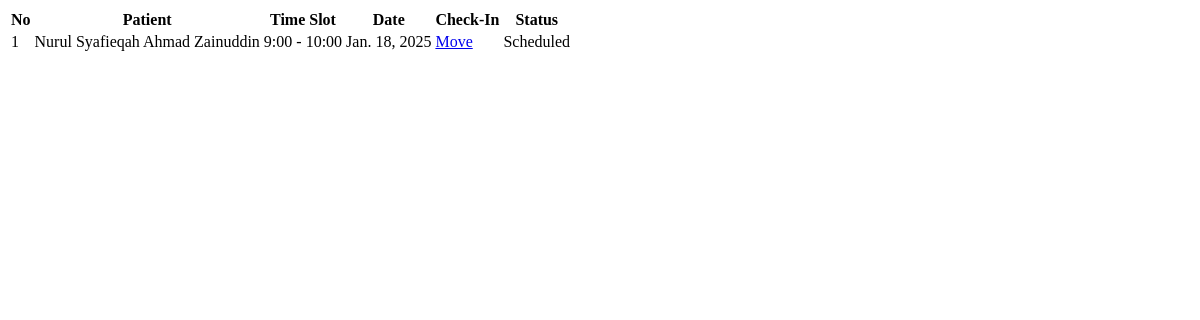
Before: /future_appointment/ (signed in) with the older database file.
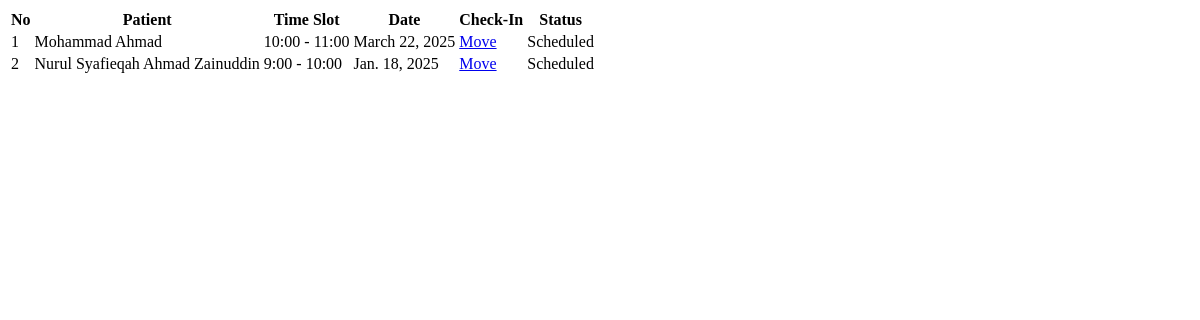
After: the same page with the newer database file.
### clinic/models.py (models this page shows, shortened)
class Appointment(models.Model):
    TIMESLOT_LIST = {
        0: "9:00 - 10:00",
        1: "10:00 - 11:00",
        2: "11:00 - 12:00",
        3: "12:00 - 01:00",
        4: "03:00 - 04:00",
        5: "04:00 - 05:00",
        6: "05:00 - 06:00",
    }
    STATUS_LISTS = {
        1: "Scheduled",
        2: "Completed",
        3: "No Show",
    }
    class Meta:
        unique_together = ["time_slot", "date"]
    patient = models.ForeignKey(Patient, on_delete=models.CASCADE)
    description = models.CharField(max_length=200)
    time_slot = models.IntegerField(choices=TIMESLOT_LIST)
    status = models.IntegerField(choices=STATUS_LISTS, default=1)
    date = models.DateField(default=date.today)

class Patient(models.Model):
    class Meta:
        permissions = [
            ("can_register", "Can register new patient"),
        ]
    title = models.IntegerField(choices=TITLE_CHOICES, default=1, blank=True, null=True)
    first_name = models.CharField(max_length=200)
    last_name = models.CharField(max_length=200)
    ic_number = models.CharField(max_length=12, unique=True)
    email = models.EmailField(max_length=100, null=True, blank=True, unique=True)
    phone_number = models.CharField(max_length=20, unique=True)
    register_date = models.DateTimeField(
        verbose_name="register_date", default=timezone.now
    )

### clinic/views.py (the view)
# urls.py: path("future_appointment/", views.future_appointment, name="future_appointment"),
@login_required
def future_appointment(request):
    today =date.today()
    future_appointment= Appointment.objects.all().exclude(date=today).order_by("-date")
    context = {
        "future_appointment": future_appointment,
    }
    return render(request, "clinic/partials/future_appointment_table.html", context)

### clinic/templates/clinic/partials/future_appointment_table.html
<table class="table table-striped">
    <thead>
        <tr class="table-secondary">
            <th scope="col">No</th>
            <th scope="col">Patient</th>
            <th scope="col">Time Slot</th>
            <th scope="col">Date</th>
            <th scope="col">Check-In</th>
            <th scope="col">Status</th>
        </tr>
    </thead>
    <tbody>
        {% for appointment in future_appointment %}
        <tr>
            <td>{{ forloop.counter }}</td>
            <td>{{ appointment.patient.first_name }} {{ appointment.patient.last_name }}</td>
            <td>{{ appointment.get_time_slot_display }}</td>
            <td>{{ appointment.date }}</td>
            {% if appointment.get_status_display == "Completed" %}
            <td>
                <a href="{% url 'clinic:move_to_checkin' appointment.pk %}"
                    class="btn btn-success rounded-pill btn-sm disabled">
                    Moved
                </a>
            </td>
            {% else %}
            <td>
                <a href="{% url 'clinic:move_to_checkin' appointment.pk %}"
                    class="btn btn-primary rounded-pill btn-sm disabled">
                    Move
                </a>
            </td>
            {% endif %}
            {% if appointment.get_status_display == "Scheduled" %}
            <td>
                <p class="text-primary">
                    {{ appointment.get_status_display }}
                </p>
            </td>
            {% else %}
            <td>
                <p class="text-success">
                    {{ appointment.get_status_display }}
                </p>
            </td>
            {% endif %}
        </tr>
        {% endfor %}
    </tbody>
</table>

Changed rows visible on the page:
added Appointment: patient.first_name "Mohammad", patient.last_name "Ahmad", time_slot "10:00 - 11:00", date "March 22, 2025", shows "Move", status "Scheduled"
